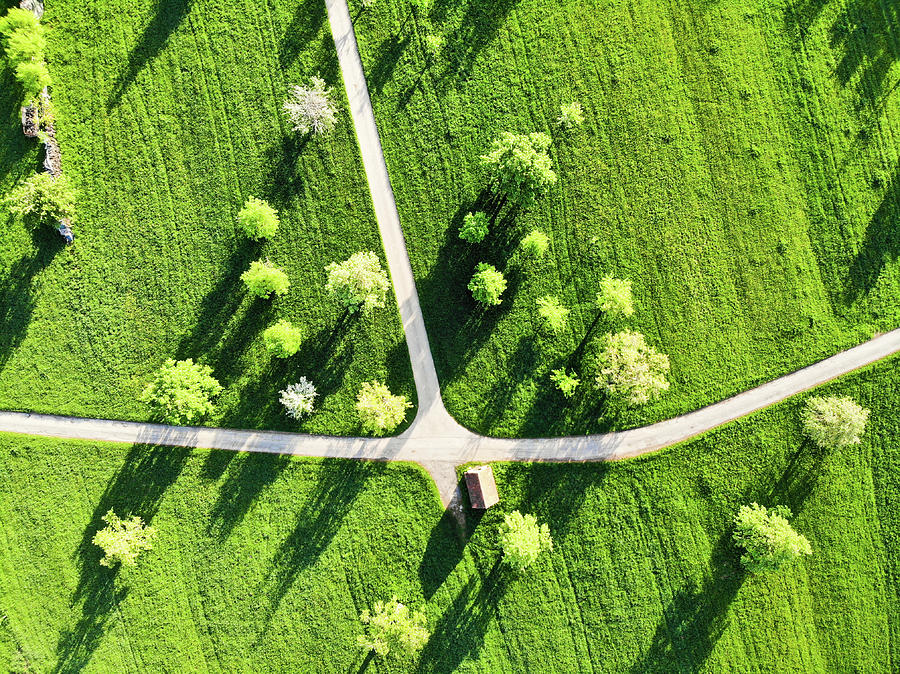
%> input picture data4.jpg, 900 x 674 px
$ octave 'treecountdata4 - .m'   (GNU Octave 9; MATLAB toolbox functions it lacks are replaced by stand-ins)
%> lines starting %> are read from the running program, lines starting %| are printed output that depends on the picture
im=imread('data4.jpg');
%> im is the input picture: size 674x900x3 uint8; mean R, G, B 114, 150.8, 57.5

im=im(58:500,86:585,:);
%> im: size 443x500x3 uint8
imOrig=im;

%% Emphasize trees

im=double(im);
%> im: size 443x500x3 double
r=im(:,:,1);
g=im(:,:,2);
b=im(:,:,3);
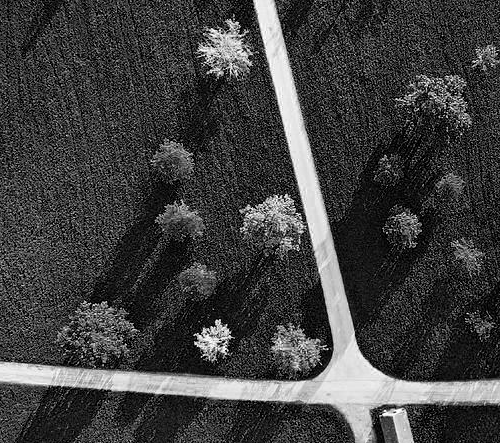
%> b: size 443x500 double; min 0, max 255, mean 64.6

tmp=((g-r)./(r-b));
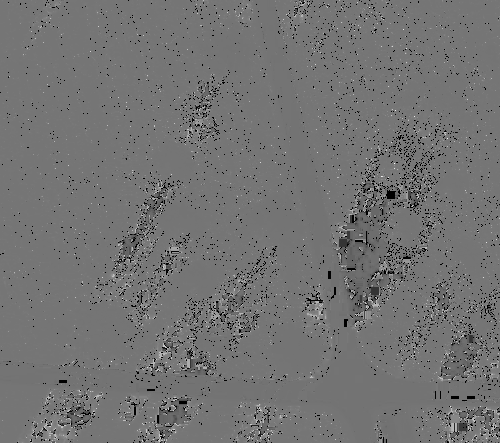
%> tmp: size 443x500 double; 2.67% of the values are NaN or infinite; the others: min -53, max 63, mean 0.812; drawn with min black, max white, NaN and infinite black

figure
subplot(121);imagesc(tmp),axis image;colorbar
subplot(122);imagesc(tmp>0),axis image;colorbar
%> after `colorbar`:
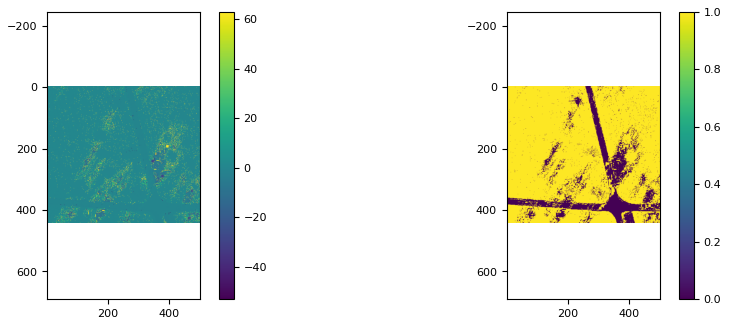
%> figure redrawn from the program's plot data, 2 panels

%% Transforms

% Distance transform
im_dist=bwdist(tmp<0);

% Blur
sigma=10;
kernel = fspecial('gaussian',4*sigma+1,sigma);
im_blured=imfilter(im_dist,kernel,'symmetric');
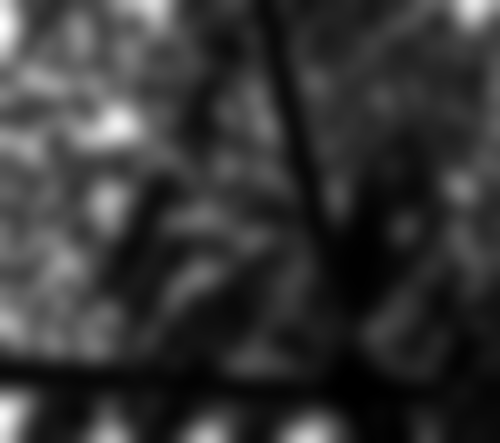
%> im_blured: size 443x500 single; min 0.000359, max 24.29, mean 5.2; drawn with min black and max white

figure
subplot(121);imagesc(im_dist),axis image;colorbar
subplot(122);imagesc(im_blured),axis image;colorbar

% Watershed
L = watershed(max(im_blured(:))-im_blured);
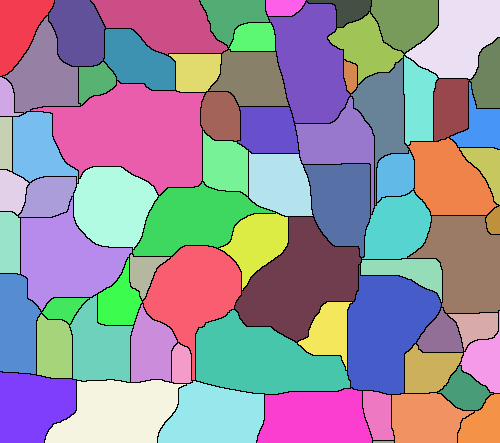
%> L: size 443x500 uint8; 73 distinct labels, from 0 to 72; one colour per label, 0 black
[x,y]=find(L==0);
%> x = 8518 values from 1 to 443; y = 8518 values from 1 to 500

figure
subplot(121);
imagesc(imOrig),axis image
hold on, plot(y,x,'r.','MarkerSize',3)
%> after `plot(y,x,'r.','MarkerSize',3)`:
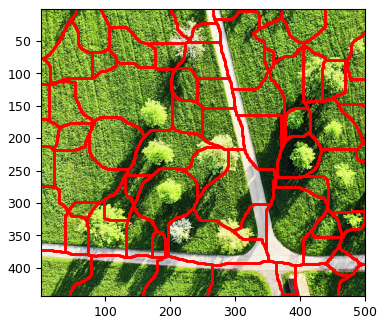
%> figure redrawn from the program's plot data

%% Local thresholding

trees=zeros(size(im_dist));
centers= [];
for i=1:max(L(:))
    ind=find(L==i & im_blured>1);
    mask=L==i;

%> (the run ends here)

$ run again, with data3.jpg copied over data4.jpg
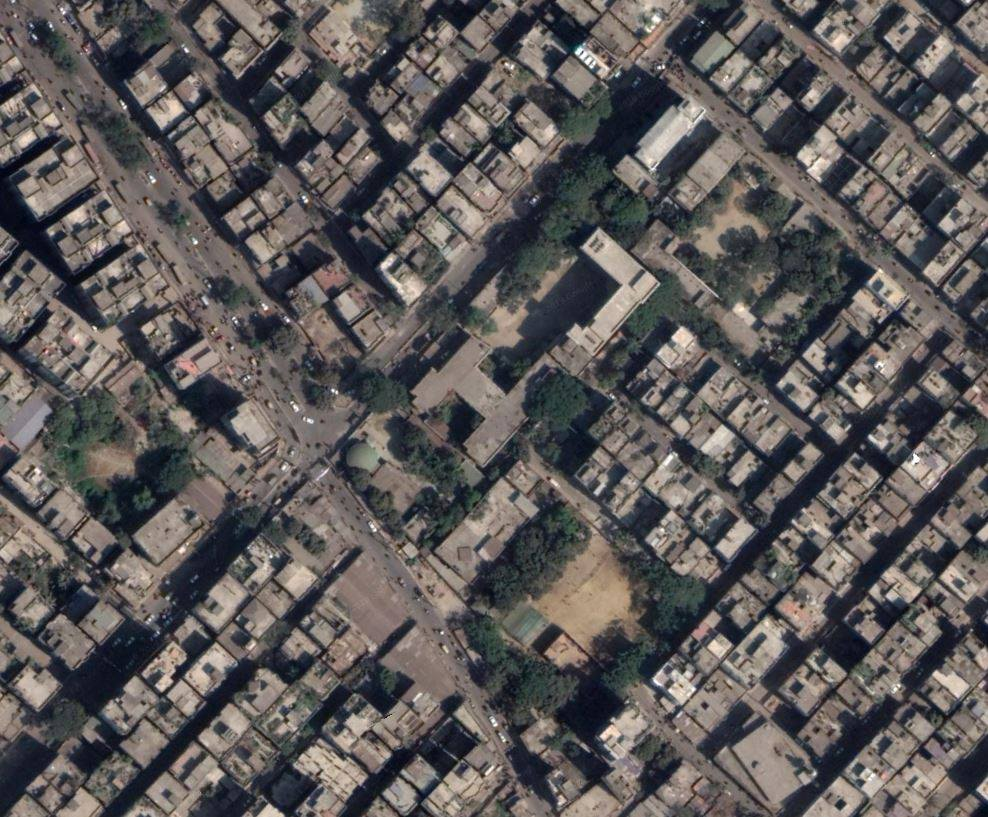
%> input picture data3.jpg, 988 x 817 px
%> im is the input picture: size 817x988x3 uint8; mean R, G, B 93.5, 89.3, 88.6
%> `L = watershed(max(im_blured(:))-im_blured);`:
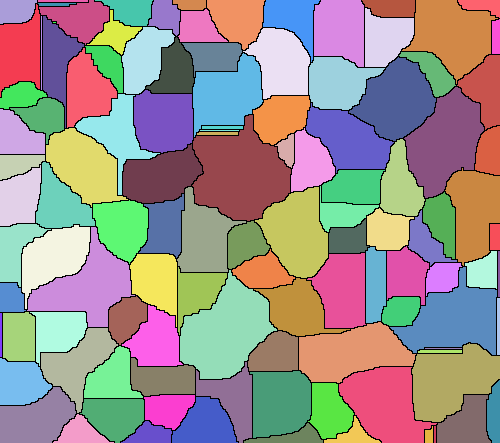
%> L: size 443x500 uint8; 115 distinct labels, from 0 to 114; one colour per label, 0 black
%> x = 11159 values from 1 to 443; y = 11159 values from 1 to 500
